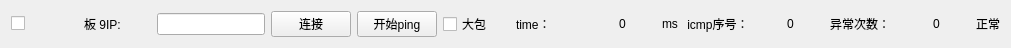
    <widget class="QWidget" name="horizontalLayoutWidget_9">
     <property name="geometry">
      <rect>
       <x>20</x>
       <y>300</y>
       <width>1011</width>
       <height>31</height>
      </rect>
     </property>
     <layout class="QHBoxLayout" name="horizontalLayout_9">
      <item>
       <widget class="QCheckBox" name="ip_enable_9">
        <property name="text">
         <string/>
        </property>
       </widget>
      </item>
      <item>
       <widget class="QLabel" name="label_34">
        <property name="text">
         <string>板 9IP:</string>
        </property>
       </widget>
      </item>
      <item>
       <widget class="QLineEdit" name="ip_Text_9">
        <property name="sizePolicy">
         <sizepolicy hsizetype="Fixed" vsizetype="Fixed">
          <horstretch>0</horstretch>
          <verstretch>0</verstretch>
         </sizepolicy>
        </property>
        <property name="alignment">
         <set>Qt::AlignCenter</set>
        </property>
       </widget>
      </item>
      <item>
       <widget class="QPushButton" name="m_pBtnConnect_9">
        <property name="text">
         <string>连接</string>
        </property>
       </widget>
      </item>
      <item>
       <widget class="QPushButton" name="pingButton_9">
        <property name="text">
         <string>开始ping</string>
        </property>
       </widget>
      </item>
      <item>
       <widget class="QCheckBox" name="bigpack_9">
        <property name="text">
         <string>大包</string>
        </property>
       </widget>
      </item>
      <item>
       <widget class="QLabel" name="label_35">
        <property name="text">
         <string>time：</string>
        </property>
       </widget>
      </item>
      <item>
       <widget class="QLabel" name="time_val_9">
        <property name="text">
         <string>0</string>
        </property>
        <property name="alignment">
         <set>Qt::AlignCenter</set>
        </property>
       </widget>
      </item>
      <item>
       <widget class="QLabel" name="label_36">
        <property name="sizePolicy">
         <sizepolicy hsizetype="Fixed" vsizetype="Preferred">
          <horstretch>0</horstretch>
          <verstretch>0</verstretch>
         </sizepolicy>
        </property>
        <property name="text">
         <string>ms</string>
        </property>
       </widget>
      </item>
      <item>
       <widget class="QLabel" name="label_37">
        <property name="text">
         <string> icmp序号：</string>
        </property>
       </widget>
      </item>
      <item>
       <widget class="QLabel" name="icmp_count_9">
        <property name="text">
         <string>0</string>
        </property>
        <property name="alignment">
         <set>Qt::AlignCenter</set>
        </property>
       </widget>
      </item>
      <item>
       <widget class="QLabel" name="error_text_9">
        <property name="text">
         <string>异常次数：</string>
        </property>
       </widget>
      </item>
      <item>
       <widget class="QLabel" name="error_count_9">
        <property name="text">
         <string>0</string>
        </property>
        <property name="alignment">
         <set>Qt::AlignCenter</set>
        </property>
       </widget>
      </item>
      <item>
       <widget class="QLabel" name="status_led_9">
        <property name="sizePolicy">
         <sizepolicy hsizetype="Fixed" vsizetype="Fixed">
          <horstretch>10</horstretch>
          <verstretch>10</verstretch>
         </sizepolicy>
        </property>
        <property name="text">
         <string>正常</string>
        </property>
       </widget>
      </item>
     </layout>
    </widget>
